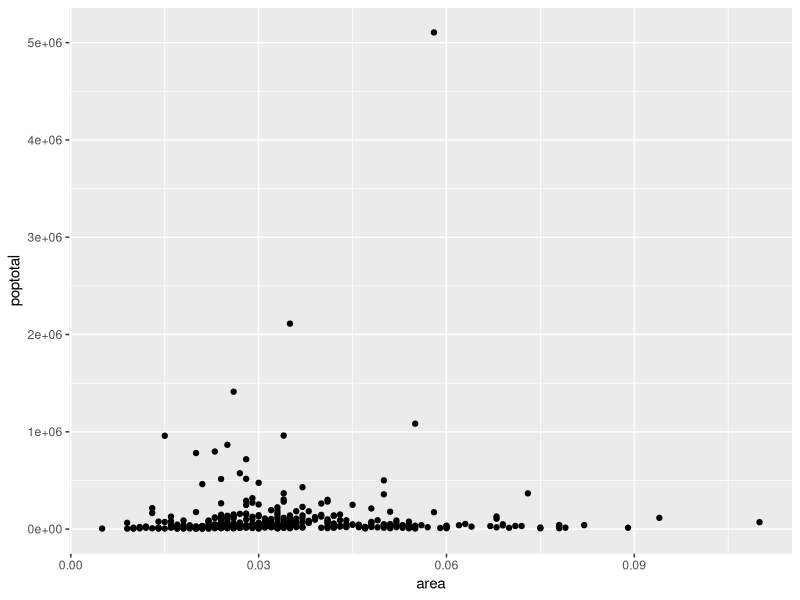

Reproduce this figure in R.
## ---- chunk 1
library(ggplot2)
ggplot(midwest, aes(x=area, y=poptotal)) + geom_point()
